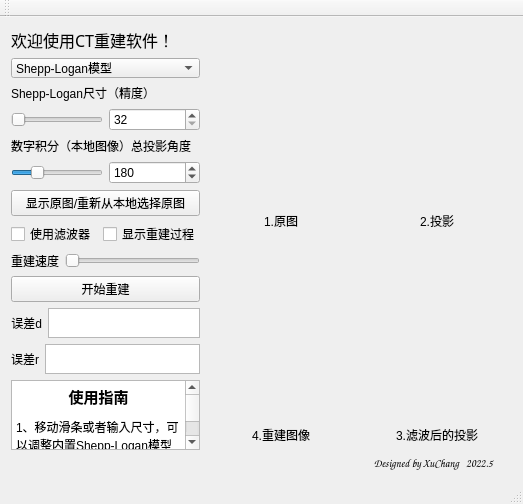
<?xml version="1.0" encoding="UTF-8"?>
<ui version="4.0">
 <class>CT_applicationClass</class>
 <widget class="QMainWindow" name="CT_applicationClass">
  <property name="geometry">
   <rect>
    <x>0</x>
    <y>0</y>
    <width>495</width>
    <height>438</height>
   </rect>
  </property>
  <property name="sizePolicy">
   <sizepolicy hsizetype="Expanding" vsizetype="Expanding">
    <horstretch>0</horstretch>
    <verstretch>0</verstretch>
   </sizepolicy>
  </property>
  <property name="windowTitle">
   <string>CT_application</string>
  </property>
  <widget class="QWidget" name="centralWidget">
   <layout class="QHBoxLayout" name="horizontalLayout_10">
    <item>
     <layout class="QHBoxLayout" name="horizontalLayout_9">
      <item>
       <spacer name="horizontalSpacer_3">
        <property name="orientation">
         <enum>Qt::Horizontal</enum>
        </property>
        <property name="sizeType">
         <enum>QSizePolicy::Preferred</enum>
        </property>
        <property name="sizeHint" stdset="0">
         <size>
          <width>13</width>
          <height>13</height>
         </size>
        </property>
       </spacer>
      </item>
      <item>
       <layout class="QVBoxLayout" name="verticalLayout_8">
        <item>
         <layout class="QHBoxLayout" name="horizontalLayout_8">
          <item>
           <layout class="QVBoxLayout" name="verticalLayout_3">
            <item>
             <spacer name="verticalSpacer_6">
              <property name="orientation">
               <enum>Qt::Vertical</enum>
              </property>
              <property name="sizeType">
               <enum>QSizePolicy::Maximum</enum>
              </property>
              <property name="sizeHint" stdset="0">
               <size>
                <width>13</width>
                <height>13</height>
               </size>
              </property>
             </spacer>
            </item>
            <item>
             <widget class="QLabel" name="label_7">
              <property name="maximumSize">
               <size>
                <width>300</width>
                <height>30</height>
               </size>
              </property>
              <property name="font">
               <font>
                <family>Adobe 黑体 Std R</family>
                <pointsize>12</pointsize>
               </font>
              </property>
              <property name="text">
               <string>欢迎使用CT重建软件！</string>
              </property>
             </widget>
            </item>
            <item>
             <spacer name="verticalSpacer_2">
              <property name="orientation">
               <enum>Qt::Vertical</enum>
              </property>
              <property name="sizeType">
               <enum>QSizePolicy::Maximum</enum>
              </property>
              <property name="sizeHint" stdset="0">
               <size>
                <width>20</width>
                <height>13</height>
               </size>
              </property>
             </spacer>
            </item>
            <item>
             <layout class="QVBoxLayout" name="verticalLayout">
              <property name="sizeConstraint">
               <enum>QLayout::SetMaximumSize</enum>
              </property>
              <item>
               <widget class="QComboBox" name="comboBox_img">
                <property name="minimumSize">
                 <size>
                  <width>0</width>
                  <height>20</height>
                 </size>
                </property>
                <property name="maximumSize">
                 <size>
                  <width>300</width>
                  <height>16777215</height>
                 </size>
                </property>
                <property name="toolTip">
                 <string>“Shepp-Logan模型”模式用解析法自动生成符合尺寸要求的原图，并且用解析法计算对应尺寸的投影图像；
 “从本地选择图片”模型下，可以从本地选择图片进行重建，用数字积分法进行投影； 
 注：本地图片支持彩色输入（输出为灰度图），支持长方形图片输入，图像类型支持*.png,*.jpg,*.bmp </string>
                </property>
                <item>
                 <property name="text">
                  <string>Shepp-Logan模型</string>
                 </property>
                </item>
                <item>
                 <property name="text">
                  <string>从本地选择图片</string>
                 </property>
                </item>
               </widget>
              </item>
              <item>
               <layout class="QHBoxLayout" name="horizontalLayout_3">
                <item>
                 <widget class="QLabel" name="label">
                  <property name="maximumSize">
                   <size>
                    <width>300</width>
                    <height>20</height>
                   </size>
                  </property>
                  <property name="text">
                   <string>Shepp-Logan尺寸（精度）</string>
                  </property>
                 </widget>
                </item>
               </layout>
              </item>
              <item>
               <layout class="QHBoxLayout" name="horizontalLayout">
                <item>
                 <widget class="QSlider" name="horizontalSlider_size_of_shepplogan">
                  <property name="sizePolicy">
                   <sizepolicy hsizetype="Maximum" vsizetype="Fixed">
                    <horstretch>0</horstretch>
                    <verstretch>0</verstretch>
                   </sizepolicy>
                  </property>
                  <property name="maximumSize">
                   <size>
                    <width>200</width>
                    <height>16777215</height>
                   </size>
                  </property>
                  <property name="toolTip">
                   <string>“Shepp-Logan模型”模式下，解析法生成模型的尺寸（32*32 - 1024*1024）</string>
                  </property>
                  <property name="minimum">
                   <number>32</number>
                  </property>
                  <property name="maximum">
                   <number>1024</number>
                  </property>
                  <property name="orientation">
                   <enum>Qt::Horizontal</enum>
                  </property>
                 </widget>
                </item>
                <item>
                 <widget class="QSpinBox" name="spinBox_size_of_shepplogan">
                  <property name="sizePolicy">
                   <sizepolicy hsizetype="Maximum" vsizetype="Fixed">
                    <horstretch>0</horstretch>
                    <verstretch>0</verstretch>
                   </sizepolicy>
                  </property>
                  <property name="maximumSize">
                   <size>
                    <width>100</width>
                    <height>16777215</height>
                   </size>
                  </property>
                  <property name="toolTip">
                   <string>“Shepp-Logan模型”模式下，解析法生成模型的尺寸（32*32 - 1024*1024）</string>
                  </property>
                  <property name="minimum">
                   <number>32</number>
                  </property>
                  <property name="maximum">
                   <number>1024</number>
                  </property>
                  <property name="value">
                   <number>32</number>
                  </property>
                 </widget>
                </item>
               </layout>
              </item>
              <item>
               <spacer name="verticalSpacer">
                <property name="orientation">
                 <enum>Qt::Vertical</enum>
                </property>
                <property name="sizeType">
                 <enum>QSizePolicy::Maximum</enum>
                </property>
                <property name="sizeHint" stdset="0">
                 <size>
                  <width>13</width>
                  <height>13</height>
                 </size>
                </property>
               </spacer>
              </item>
              <item>
               <widget class="QLabel" name="label_8">
                <property name="maximumSize">
                 <size>
                  <width>300</width>
                  <height>20</height>
                 </size>
                </property>
                <property name="text">
                 <string>数字积分（本地图像）总投影角度</string>
                </property>
               </widget>
              </item>
              <item>
               <layout class="QHBoxLayout" name="horizontalLayout_7">
                <item>
                 <widget class="QSlider" name="horizontalSlider_num_degrees">
                  <property name="sizePolicy">
                   <sizepolicy hsizetype="Maximum" vsizetype="Fixed">
                    <horstretch>0</horstretch>
                    <verstretch>0</verstretch>
                   </sizepolicy>
                  </property>
                  <property name="maximumSize">
                   <size>
                    <width>200</width>
                    <height>16777215</height>
                   </size>
                  </property>
                  <property name="toolTip">
                   <string>数字积分（本地图像）进行投影时，总共旋转的投影角度（1°-720°）</string>
                  </property>
                  <property name="minimum">
                   <number>1</number>
                  </property>
                  <property name="maximum">
                   <number>720</number>
                  </property>
                  <property name="value">
                   <number>180</number>
                  </property>
                  <property name="orientation">
                   <enum>Qt::Horizontal</enum>
                  </property>
                 </widget>
                </item>
                <item>
                 <widget class="QSpinBox" name="spinBox_num_degrees">
                  <property name="sizePolicy">
                   <sizepolicy hsizetype="Maximum" vsizetype="Fixed">
                    <horstretch>0</horstretch>
                    <verstretch>0</verstretch>
                   </sizepolicy>
                  </property>
                  <property name="maximumSize">
                   <size>
                    <width>100</width>
                    <height>16777215</height>
                   </size>
                  </property>
                  <property name="toolTip">
                   <string>数字积分（本地图像）进行投影时，总共旋转的投影角度（1°-720°）</string>
                  </property>
                  <property name="minimum">
                   <number>1</number>
                  </property>
                  <property name="maximum">
                   <number>720</number>
                  </property>
                  <property name="value">
                   <number>180</number>
                  </property>
                 </widget>
                </item>
               </layout>
              </item>
              <item>
               <widget class="QPushButton" name="Button_showimg">
                <property name="maximumSize">
                 <size>
                  <width>300</width>
                  <height>16777215</height>
                 </size>
                </property>
                <property name="toolTip">
                 <string>在“Shepp-Logan模型”模式下显示原图（一般已经显示）
 在“从本地选择图片”模式下，可以重新从本地选择原图并显示</string>
                </property>
                <property name="text">
                 <string>显示原图/重新从本地选择原图</string>
                </property>
               </widget>
              </item>
              <item>
               <layout class="QHBoxLayout" name="horizontalLayout_2">
                <item>
                 <widget class="QCheckBox" name="checkBox_filter">
                  <property name="maximumSize">
                   <size>
                    <width>150</width>
                    <height>16777215</height>
                   </size>
                  </property>
                  <property name="toolTip">
                   <string>勾选以使用S-L滤波器，去除勾选表示进行直接反投影</string>
                  </property>
                  <property name="toolTipDuration">
                   <number>-1</number>
                  </property>
                  <property name="text">
                   <string>使用滤波器</string>
                  </property>
                 </widget>
                </item>
                <item>
                 <widget class="QCheckBox" name="checkBox_process">
                  <property name="maximumSize">
                   <size>
                    <width>150</width>
                    <height>16777215</height>
                   </size>
                  </property>
                  <property name="toolTip">
                   <string>慢速显示投影过程和反投影过程。
（投影过程的显示中，Shepp-Logan模型的投影为椭圆的依次叠加，本地图片为各角度投影结果）</string>
                  </property>
                  <property name="text">
                   <string>显示重建过程</string>
                  </property>
                 </widget>
                </item>
               </layout>
              </item>
              <item>
               <layout class="QHBoxLayout" name="horizontalLayout_6">
                <item>
                 <widget class="QLabel" name="label_2">
                  <property name="maximumSize">
                   <size>
                    <width>100</width>
                    <height>16777215</height>
                   </size>
                  </property>
                  <property name="toolTip">
                   <string>勾选“显示重建过程”时，展示的重建速度（越往右速度越快）</string>
                  </property>
                  <property name="text">
                   <string>重建速度</string>
                  </property>
                 </widget>
                </item>
                <item>
                 <widget class="QSlider" name="horizontalSlider_speed">
                  <property name="maximumSize">
                   <size>
                    <width>200</width>
                    <height>16777215</height>
                   </size>
                  </property>
                  <property name="toolTip">
                   <string>勾选“显示重建过程”时，展示的重建速度（越往右速度越快）</string>
                  </property>
                  <property name="minimum">
                   <number>1</number>
                  </property>
                  <property name="maximum">
                   <number>5</number>
                  </property>
                  <property name="orientation">
                   <enum>Qt::Horizontal</enum>
                  </property>
                 </widget>
                </item>
               </layout>
              </item>
              <item>
               <widget class="QPushButton" name="pushButton">
                <property name="maximumSize">
                 <size>
                  <width>300</width>
                  <height>16777215</height>
                 </size>
                </property>
                <property name="toolTip">
                 <string>根据上方选择的要求和参数，开始平行束滤波反投影的重建</string>
                </property>
                <property name="text">
                 <string>开始重建</string>
                </property>
               </widget>
              </item>
              <item>
               <layout class="QHBoxLayout" name="horizontalLayout_11">
                <item>
                 <widget class="QLabel" name="label_10">
                  <property name="sizePolicy">
                   <sizepolicy hsizetype="Maximum" vsizetype="Maximum">
                    <horstretch>0</horstretch>
                    <verstretch>0</verstretch>
                   </sizepolicy>
                  </property>
                  <property name="maximumSize">
                   <size>
                    <width>70</width>
                    <height>15</height>
                   </size>
                  </property>
                  <property name="toolTip">
                   <string>归一化均方距离判据</string>
                  </property>
                  <property name="whatsThis">
                   <string/>
                  </property>
                  <property name="text">
                   <string>误差d</string>
                  </property>
                  <property name="alignment">
                   <set>Qt::AlignRight|Qt::AlignTrailing|Qt::AlignVCenter</set>
                  </property>
                 </widget>
                </item>
                <item>
                 <widget class="QTextBrowser" name="textBrowser_error_d">
                  <property name="sizePolicy">
                   <sizepolicy hsizetype="Maximum" vsizetype="Maximum">
                    <horstretch>0</horstretch>
                    <verstretch>0</verstretch>
                   </sizepolicy>
                  </property>
                  <property name="maximumSize">
                   <size>
                    <width>200</width>
                    <height>30</height>
                   </size>
                  </property>
                  <property name="toolTip">
                   <string>归一化均方距离判据，数字越小表示误差越小，能较敏感地反映某几点产生较大误差的情况</string>
                  </property>
                 </widget>
                </item>
               </layout>
              </item>
              <item>
               <layout class="QHBoxLayout" name="horizontalLayout_12">
                <item>
                 <widget class="QLabel" name="label_11">
                  <property name="sizePolicy">
                   <sizepolicy hsizetype="Maximum" vsizetype="Maximum">
                    <horstretch>0</horstretch>
                    <verstretch>0</verstretch>
                   </sizepolicy>
                  </property>
                  <property name="maximumSize">
                   <size>
                    <width>70</width>
                    <height>15</height>
                   </size>
                  </property>
                  <property name="toolTip">
                   <string>归一化平均绝对距离判据</string>
                  </property>
                  <property name="text">
                   <string>误差r</string>
                  </property>
                  <property name="alignment">
                   <set>Qt::AlignRight|Qt::AlignTrailing|Qt::AlignVCenter</set>
                  </property>
                 </widget>
                </item>
                <item>
                 <widget class="QTextBrowser" name="textBrowser_error_r">
                  <property name="sizePolicy">
                   <sizepolicy hsizetype="Maximum" vsizetype="Maximum">
                    <horstretch>0</horstretch>
                    <verstretch>0</verstretch>
                   </sizepolicy>
                  </property>
                  <property name="maximumSize">
                   <size>
                    <width>200</width>
                    <height>30</height>
                   </size>
                  </property>
                  <property name="toolTip">
                   <string>归一化平均绝对距离判据，数字越小表示误差越小，能较敏感地反映许多点均有一些小的误差的情况</string>
                  </property>
                 </widget>
                </item>
               </layout>
              </item>
             </layout>
            </item>
            <item>
             <spacer name="verticalSpacer_3">
              <property name="orientation">
               <enum>Qt::Vertical</enum>
              </property>
              <property name="sizeType">
               <enum>QSizePolicy::Maximum</enum>
              </property>
              <property name="sizeHint" stdset="0">
               <size>
                <width>20</width>
                <height>13</height>
               </size>
              </property>
             </spacer>
            </item>
            <item>
             <widget class="QTextBrowser" name="textBrowser">
              <property name="sizePolicy">
               <sizepolicy hsizetype="Maximum" vsizetype="Maximum">
                <horstretch>0</horstretch>
                <verstretch>0</verstretch>
               </sizepolicy>
              </property>
              <property name="maximumSize">
               <size>
                <width>300</width>
                <height>10000000</height>
               </size>
              </property>
              <property name="html">
               <string>&lt;!DOCTYPE HTML PUBLIC &quot;-//W3C//DTD HTML 4.0//EN&quot; &quot;http://www.w3.org/TR/REC-html40/strict.dtd&quot;&gt;
&lt;html&gt;&lt;head&gt;&lt;meta name=&quot;qrichtext&quot; content=&quot;1&quot; /&gt;&lt;style type=&quot;text/css&quot;&gt;
p, li { white-space: pre-wrap; }
&lt;/style&gt;&lt;/head&gt;&lt;body style=&quot; font-family:'SimSun'; font-size:9pt; font-weight:400; font-style:normal;&quot;&gt;
&lt;p align=&quot;center&quot; style=&quot; margin-top:0px; margin-bottom:0px; margin-left:0px; margin-right:0px; -qt-block-indent:0; text-indent:0px;&quot;&gt;&lt;span style=&quot; font-size:11pt; font-weight:600;&quot;&gt;使用指南&lt;/span&gt;&lt;/p&gt;
&lt;p style=&quot; margin-top:0px; margin-bottom:0px; margin-left:0px; margin-right:0px; -qt-block-indent:0; text-indent:0px;&quot;&gt;&lt;span style=&quot; font-size:6pt; vertical-align:sub;&quot;&gt;  &lt;/span&gt;&lt;/p&gt;
&lt;p style=&quot; margin-top:0px; margin-bottom:0px; margin-left:0px; margin-right:0px; -qt-block-indent:0; text-indent:0px;&quot;&gt;1、移动滑条或者输入尺寸，可以调整内置Shepp-Logan模型的尺寸（32*32 - 1024*1024）。&lt;/p&gt;
&lt;p style=&quot; margin-top:0px; margin-bottom:0px; margin-left:0px; margin-right:0px; -qt-block-indent:0; text-indent:0px;&quot;&gt;2、移动滑条或者输入投影角度，可以查看不同总投影角度（1°-720°）下的重建效果（仅数字积分）。&lt;/p&gt;
&lt;p style=&quot; margin-top:0px; margin-bottom:0px; margin-left:0px; margin-right:0px; -qt-block-indent:0; text-indent:0px;&quot;&gt;3、勾选【使用滤波器】（S-L滤波器），取消勾选展示直接反投影结果。&lt;/p&gt;
&lt;p style=&quot; margin-top:0px; margin-bottom:0px; margin-left:0px; margin-right:0px; -qt-block-indent:0; text-indent:0px;&quot;&gt;4、勾选【显示重建过程】，可以慢速显示投影过程和反投影过程。&lt;/p&gt;
&lt;p style=&quot; margin-top:0px; margin-bottom:0px; margin-left:0px; margin-right:0px; -qt-block-indent:0; text-indent:0px;&quot;&gt;（其中Shepp-Logan模型的投影为椭圆的依次叠加，本地图片为各角度投影结果）。&lt;/p&gt;
&lt;p style=&quot; margin-top:0px; margin-bottom:0px; margin-left:0px; margin-right:0px; -qt-block-indent:0; text-indent:0px;&quot;&gt;5、投影图像默认为0°-180°，在投影图像中每一列代表一个角度的投影，其中0°方向为水平向右投影（定义投影角度为：射线与x轴正方向的夹角）。&lt;/p&gt;
&lt;p style=&quot; margin-top:0px; margin-bottom:0px; margin-left:0px; margin-right:0px; -qt-block-indent:0; text-indent:0px;&quot;&gt;6、重建速度为“显示重建过程”时的展示速度，滑块越往右，展示的重建速度越快。&lt;/p&gt;
&lt;p style=&quot; margin-top:0px; margin-bottom:0px; margin-left:0px; margin-right:0px; -qt-block-indent:0; text-indent:0px;&quot;&gt;7、本地图片支持彩色输入（输出为灰度图），支持长方形图片输入，图像类型支持*.png,*.jpg,*.bmp。&lt;/p&gt;
&lt;p style=&quot; margin-top:0px; margin-bottom:0px; margin-left:0px; margin-right:0px; -qt-block-indent:0; text-indent:0px;&quot;&gt;8、原图和重建图像之间的误差用误差d（归一化均方距离判据）和误差r（归一化平均绝对距离判据）表示，在重建图像后会自动计算显示。注：图像之间进行的比较时，已归一化到0-255。&lt;/p&gt;
&lt;p style=&quot; margin-top:0px; margin-bottom:0px; margin-left:0px; margin-right:0px; -qt-block-indent:0; text-indent:0px;&quot;&gt;9、鼠标在按键或者图像上停留，可以查看相应的说明。&lt;/p&gt;&lt;/body&gt;&lt;/html&gt;</string>
              </property>
             </widget>
            </item>
            <item>
             <spacer name="verticalSpacer_7">
              <property name="orientation">
               <enum>Qt::Vertical</enum>
              </property>
              <property name="sizeType">
               <enum>QSizePolicy::Maximum</enum>
              </property>
              <property name="sizeHint" stdset="0">
               <size>
                <width>13</width>
                <height>13</height>
               </size>
              </property>
             </spacer>
            </item>
           </layout>
          </item>
          <item>
           <spacer name="horizontalSpacer_2">
            <property name="orientation">
             <enum>Qt::Horizontal</enum>
            </property>
            <property name="sizeType">
             <enum>QSizePolicy::Preferred</enum>
            </property>
            <property name="sizeHint" stdset="0">
             <size>
              <width>13</width>
              <height>13</height>
             </size>
            </property>
           </spacer>
          </item>
          <item>
           <layout class="QVBoxLayout" name="verticalLayout_7">
            <item>
             <spacer name="verticalSpacer_4">
              <property name="orientation">
               <enum>Qt::Vertical</enum>
              </property>
              <property name="sizeType">
               <enum>QSizePolicy::Maximum</enum>
              </property>
              <property name="sizeHint" stdset="0">
               <size>
                <width>5</width>
                <height>5</height>
               </size>
              </property>
             </spacer>
            </item>
            <item>
             <layout class="QHBoxLayout" name="horizontalLayout_4">
              <item>
               <layout class="QVBoxLayout" name="verticalLayout_5">
                <item>
                 <widget class="QLabel" name="original_img">
                  <property name="minimumSize">
                   <size>
                    <width>150</width>
                    <height>150</height>
                   </size>
                  </property>
                  <property name="toolTip">
                   <string>原图</string>
                  </property>
                  <property name="styleSheet">
                   <string notr="true"/>
                  </property>
                  <property name="text">
                   <string/>
                  </property>
                 </widget>
                </item>
                <item>
                 <widget class="QLabel" name="label_3">
                  <property name="maximumSize">
                   <size>
                    <width>16777215</width>
                    <height>20</height>
                   </size>
                  </property>
                  <property name="text">
                   <string>1.原图</string>
                  </property>
                  <property name="alignment">
                   <set>Qt::AlignCenter</set>
                  </property>
                 </widget>
                </item>
               </layout>
              </item>
              <item>
               <spacer name="horizontalSpacer_4">
                <property name="orientation">
                 <enum>Qt::Horizontal</enum>
                </property>
                <property name="sizeType">
                 <enum>QSizePolicy::Maximum</enum>
                </property>
                <property name="sizeHint" stdset="0">
                 <size>
                  <width>10</width>
                  <height>10</height>
                 </size>
                </property>
               </spacer>
              </item>
              <item>
               <layout class="QVBoxLayout" name="verticalLayout_6">
                <item>
                 <widget class="QLabel" name="radon_img">
                  <property name="minimumSize">
                   <size>
                    <width>150</width>
                    <height>150</height>
                   </size>
                  </property>
                  <property name="toolTip">
                   <string>投影图像说明：第一列为0°投影结果，第i列为i°投影结果 
 注：其中0°方向定义为水平向右的投影结果，定义投影角度为“射线与x轴正方向的夹角”</string>
                  </property>
                  <property name="styleSheet">
                   <string notr="true"/>
                  </property>
                  <property name="text">
                   <string/>
                  </property>
                 </widget>
                </item>
                <item>
                 <widget class="QLabel" name="label_4">
                  <property name="maximumSize">
                   <size>
                    <width>16777215</width>
                    <height>20</height>
                   </size>
                  </property>
                  <property name="text">
                   <string>2.投影</string>
                  </property>
                  <property name="alignment">
                   <set>Qt::AlignCenter</set>
                  </property>
                 </widget>
                </item>
               </layout>
              </item>
             </layout>
            </item>
            <item>
             <spacer name="verticalSpacer_8">
              <property name="orientation">
               <enum>Qt::Vertical</enum>
              </property>
              <property name="sizeType">
               <enum>QSizePolicy::Maximum</enum>
              </property>
              <property name="sizeHint" stdset="0">
               <size>
                <width>10</width>
                <height>10</height>
               </size>
              </property>
             </spacer>
            </item>
            <item>
             <layout class="QHBoxLayout" name="horizontalLayout_5">
              <item>
               <layout class="QVBoxLayout" name="verticalLayout_2">
                <item>
                 <widget class="QLabel" name="iradon_img">
                  <property name="minimumSize">
                   <size>
                    <width>150</width>
                    <height>150</height>
                   </size>
                  </property>
                  <property name="toolTip">
                   <string>重建后的图像</string>
                  </property>
                  <property name="styleSheet">
                   <string notr="true"/>
                  </property>
                  <property name="text">
                   <string/>
                  </property>
                 </widget>
                </item>
                <item>
                 <widget class="QLabel" name="label_6">
                  <property name="maximumSize">
                   <size>
                    <width>16777215</width>
                    <height>20</height>
                   </size>
                  </property>
                  <property name="text">
                   <string>4.重建图像</string>
                  </property>
                  <property name="alignment">
                   <set>Qt::AlignCenter</set>
                  </property>
                 </widget>
                </item>
               </layout>
              </item>
              <item>
               <spacer name="horizontalSpacer_5">
                <property name="orientation">
                 <enum>Qt::Horizontal</enum>
                </property>
                <property name="sizeType">
                 <enum>QSizePolicy::Maximum</enum>
                </property>
                <property name="sizeHint" stdset="0">
                 <size>
                  <width>10</width>
                  <height>10</height>
                 </size>
                </property>
               </spacer>
              </item>
              <item>
               <layout class="QVBoxLayout" name="verticalLayout_4">
                <item>
                 <widget class="QLabel" name="filtered_radon">
                  <property name="minimumSize">
                   <size>
                    <width>150</width>
                    <height>150</height>
                   </size>
                  </property>
                  <property name="toolTip">
                   <string>滤波后的投影图像 
 默认使用S-L滤波器</string>
                  </property>
                  <property name="styleSheet">
                   <string notr="true"/>
                  </property>
                  <property name="text">
                   <string/>
                  </property>
                 </widget>
                </item>
                <item>
                 <widget class="QLabel" name="label_5">
                  <property name="maximumSize">
                   <size>
                    <width>16777215</width>
                    <height>20</height>
                   </size>
                  </property>
                  <property name="text">
                   <string>3.滤波后的投影</string>
                  </property>
                  <property name="alignment">
                   <set>Qt::AlignCenter</set>
                  </property>
                 </widget>
                </item>
               </layout>
              </item>
             </layout>
            </item>
            <item>
             <spacer name="verticalSpacer_5">
              <property name="orientation">
               <enum>Qt::Vertical</enum>
              </property>
              <property name="sizeType">
               <enum>QSizePolicy::Maximum</enum>
              </property>
              <property name="sizeHint" stdset="0">
               <size>
                <width>5</width>
                <height>5</height>
               </size>
              </property>
             </spacer>
            </item>
           </layout>
          </item>
         </layout>
        </item>
        <item>
         <spacer name="verticalSpacer_10">
          <property name="orientation">
           <enum>Qt::Vertical</enum>
          </property>
          <property name="sizeType">
           <enum>QSizePolicy::Maximum</enum>
          </property>
          <property name="sizeHint" stdset="0">
           <size>
            <width>13</width>
            <height>13</height>
           </size>
          </property>
         </spacer>
        </item>
        <item>
         <widget class="QLabel" name="label_9">
          <property name="sizePolicy">
           <sizepolicy hsizetype="Preferred" vsizetype="Maximum">
            <horstretch>0</horstretch>
            <verstretch>0</verstretch>
           </sizepolicy>
          </property>
          <property name="maximumSize">
           <size>
            <width>10000000</width>
            <height>22</height>
           </size>
          </property>
          <property name="font">
           <font>
            <family>Comic Sans MS</family>
            <pointsize>8</pointsize>
            <weight>50</weight>
            <italic>false</italic>
            <bold>false</bold>
           </font>
          </property>
          <property name="text">
           <string>Designed by XuChang   2022.5        </string>
          </property>
          <property name="textFormat">
           <enum>Qt::PlainText</enum>
          </property>
          <property name="alignment">
           <set>Qt::AlignRight|Qt::AlignTrailing|Qt::AlignVCenter</set>
          </property>
         </widget>
        </item>
        <item>
         <spacer name="verticalSpacer_9">
          <property name="orientation">
           <enum>Qt::Vertical</enum>
          </property>
          <property name="sizeType">
           <enum>QSizePolicy::Maximum</enum>
          </property>
          <property name="sizeHint" stdset="0">
           <size>
            <width>13</width>
            <height>13</height>
           </size>
          </property>
         </spacer>
        </item>
       </layout>
      </item>
      <item>
       <spacer name="horizontalSpacer">
        <property name="orientation">
         <enum>Qt::Horizontal</enum>
        </property>
        <property name="sizeType">
         <enum>QSizePolicy::Preferred</enum>
        </property>
        <property name="sizeHint" stdset="0">
         <size>
          <width>13</width>
          <height>13</height>
         </size>
        </property>
       </spacer>
      </item>
     </layout>
    </item>
   </layout>
  </widget>
  <widget class="QMenuBar" name="menuBar">
   <property name="geometry">
    <rect>
     <x>0</x>
     <y>0</y>
     <width>495</width>
     <height>18</height>
    </rect>
   </property>
  </widget>
  <widget class="QToolBar" name="mainToolBar">
   <attribute name="toolBarArea">
    <enum>TopToolBarArea</enum>
   </attribute>
   <attribute name="toolBarBreak">
    <bool>false</bool>
   </attribute>
  </widget>
  <widget class="QStatusBar" name="statusBar"/>
 </widget>
 <layoutdefault spacing="6" margin="11"/>
 <resources>
  <include location="CT_application.qrc"/>
 </resources>
 <connections>
  <connection>
   <sender>Button_showimg</sender>
   <signal>clicked()</signal>
   <receiver>CT_applicationClass</receiver>
   <slot>display_img_click()</slot>
   <hints>
    <hint type="sourcelabel">
     <x>149</x>
     <y>173</y>
    </hint>
    <hint type="destinationlabel">
     <x>66</x>
     <y>246</y>
    </hint>
   </hints>
  </connection>
  <connection>
   <sender>spinBox_size_of_shepplogan</sender>
   <signal>valueChanged(int)</signal>
   <receiver>CT_applicationClass</receiver>
   <slot>size_of_shepplogan_changed(int)</slot>
   <hints>
    <hint type="sourcelabel">
     <x>154</x>
     <y>115</y>
    </hint>
    <hint type="destinationlabel">
     <x>227</x>
     <y>227</y>
    </hint>
   </hints>
  </connection>
  <connection>
   <sender>horizontalSlider_size_of_shepplogan</sender>
   <signal>valueChanged(int)</signal>
   <receiver>CT_applicationClass</receiver>
   <slot>size_of_shepplogan_changed_slider(int)</slot>
   <hints>
    <hint type="sourcelabel">
     <x>99</x>
     <y>113</y>
    </hint>
    <hint type="destinationlabel">
     <x>8</x>
     <y>222</y>
    </hint>
   </hints>
  </connection>
  <connection>
   <sender>pushButton</sender>
   <signal>clicked()</signal>
   <receiver>CT_applicationClass</receiver>
   <slot>show_reconstruct_result_click()</slot>
   <hints>
    <hint type="sourcelabel">
     <x>155</x>
     <y>232</y>
    </hint>
    <hint type="destinationlabel">
     <x>259</x>
     <y>326</y>
    </hint>
   </hints>
  </connection>
  <connection>
   <sender>horizontalSlider_speed</sender>
   <signal>valueChanged(int)</signal>
   <receiver>CT_applicationClass</receiver>
   <slot>speed_changed_slider(int)</slot>
   <hints>
    <hint type="sourcelabel">
     <x>91</x>
     <y>208</y>
    </hint>
    <hint type="destinationlabel">
     <x>1</x>
     <y>319</y>
    </hint>
   </hints>
  </connection>
  <connection>
   <sender>checkBox_filter</sender>
   <signal>clicked(bool)</signal>
   <receiver>CT_applicationClass</receiver>
   <slot>use_filter_check(bool)</slot>
   <hints>
    <hint type="sourcelabel">
     <x>72</x>
     <y>191</y>
    </hint>
    <hint type="destinationlabel">
     <x>2</x>
     <y>289</y>
    </hint>
   </hints>
  </connection>
  <connection>
   <sender>checkBox_process</sender>
   <signal>clicked(bool)</signal>
   <receiver>CT_applicationClass</receiver>
   <slot>show_process_check(bool)</slot>
   <hints>
    <hint type="sourcelabel">
     <x>154</x>
     <y>193</y>
    </hint>
    <hint type="destinationlabel">
     <x>341</x>
     <y>287</y>
    </hint>
   </hints>
  </connection>
  <connection>
   <sender>comboBox_img</sender>
   <signal>currentIndexChanged(int)</signal>
   <receiver>CT_applicationClass</receiver>
   <slot>comboBox_imgtype_changed(int)</slot>
   <hints>
    <hint type="sourcelabel">
     <x>43</x>
     <y>78</y>
    </hint>
    <hint type="destinationlabel">
     <x>3</x>
     <y>200</y>
    </hint>
   </hints>
  </connection>
  <connection>
   <sender>horizontalSlider_num_degrees</sender>
   <signal>valueChanged(int)</signal>
   <receiver>CT_applicationClass</receiver>
   <slot>num_degrees_changed_slider(int)</slot>
   <hints>
    <hint type="sourcelabel">
     <x>38</x>
     <y>144</y>
    </hint>
    <hint type="destinationlabel">
     <x>14</x>
     <y>145</y>
    </hint>
   </hints>
  </connection>
  <connection>
   <sender>spinBox_num_degrees</sender>
   <signal>valueChanged(int)</signal>
   <receiver>CT_applicationClass</receiver>
   <slot>num_degrees_changed(int)</slot>
   <hints>
    <hint type="sourcelabel">
     <x>154</x>
     <y>153</y>
    </hint>
    <hint type="destinationlabel">
     <x>280</x>
     <y>134</y>
    </hint>
   </hints>
  </connection>
 </connections>
 <slots>
  <slot>open_img_click()</slot>
  <slot>show_shepplogan_click()</slot>
  <slot>reconstruct_shepplogan_click()</slot>
  <slot>display_img_click()</slot>
  <slot>size_of_shepplogan_changed(int)</slot>
  <slot>size_of_shepplogan_changed_slider(int)</slot>
  <slot>show_reconstruct_result_click()</slot>
  <slot>speed_changed_slider(int)</slot>
  <slot>use_filter_check(bool)</slot>
  <slot>show_process_check(bool)</slot>
  <slot>comboBox_imgtype_changed(int)</slot>
  <slot>num_degrees_changed_slider(int)</slot>
  <slot>num_degrees_changed(int)</slot>
 </slots>
</ui>
